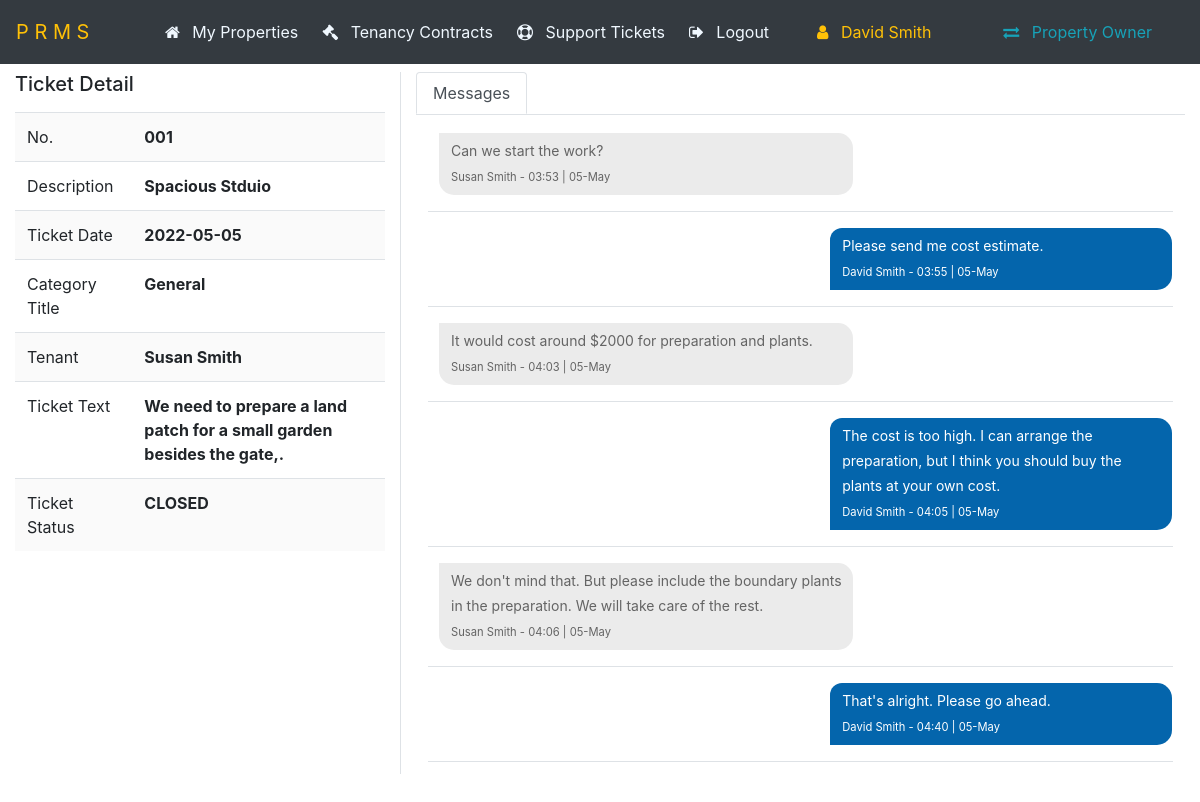
/ticket_detail.php?id=1 (signed in), run on the app's committed database.
### tables this page shows
CREATE TABLE IF NOT EXISTS `ticket` (
  `ticket_id` int(11) NOT NULL AUTO_INCREMENT,
  `tenancy_id` int(11) NOT NULL,
  `ticket_date` date NOT NULL,
  `category_id` int(11) DEFAULT NULL,
  `ticket_text` varchar(512) DEFAULT NULL,
  `ticket_status` enum('OPEN','CLOSED') DEFAULT 'OPEN',
  PRIMARY KEY (`ticket_id`),
  KEY `tenancy_id` (`tenancy_id`),
  KEY `category_id` (`category_id`),
  CONSTRAINT `ticket_ibfk_1` FOREIGN KEY (`tenancy_id`) REFERENCES `tenancy` (`tenancy_id`),
  CONSTRAINT `ticket_ibfk_2` FOREIGN KEY (`category_id`) REFERENCES `category` (`category_id`)
);

CREATE TABLE IF NOT EXISTS `property` (
  `property_id` int(11) NOT NULL AUTO_INCREMENT,
  `owner_id` int(11) DEFAULT NULL,
  `property_type_id` int(11) DEFAULT NULL,
  `property_description` varchar(50) DEFAULT NULL,
  `property_number` varchar(50) DEFAULT NULL,
  `floor_number` varchar(20) DEFAULT NULL,
  `building_name` varchar(50) DEFAULT NULL,
  `address` varchar(250) DEFAULT NULL,
  `city_id` int(11) DEFAULT NULL,
  `property_sqft` int(11) DEFAULT NULL,
  `rent_per_month` decimal(10,2) DEFAULT NULL,
  `property_status` enum('AVAILABLE','RENTED','ONHOLD') DEFAULT NULL,
  PRIMARY KEY (`property_id`),
  KEY `owner_id` (`owner_id`),
  KEY `property_type_id` (`property_type_id`),
  KEY `city_id` (`city_id`),
  CONSTRAINT `property_ibfk_1` FOREIGN KEY (`owner_id`) REFERENCES `user` (`user_id`),
  CONSTRAINT `property_ibfk_2` FOREIGN KEY (`property_type_id`) REFERENCES `property_type` (`property_type_id`),
  CONSTRAINT `property_ibfk_3` FOREIGN KEY (`city_id`) REFERENCES `city` (`city_id`)
);

CREATE TABLE IF NOT EXISTS `category` (
  `category_id` int(11) NOT NULL AUTO_INCREMENT,
  `category_title` varchar(50) NOT NULL,
  PRIMARY KEY (`category_id`)
);

CREATE TABLE IF NOT EXISTS `user` (
  `user_id` int(11) NOT NULL AUTO_INCREMENT,
  `user_name` varchar(50) DEFAULT NULL,
  `email` varchar(50) DEFAULT NULL,
  `password` varchar(50) DEFAULT NULL,
  `mobile` varchar(20) DEFAULT NULL,
  `is_active` enum('YES','NO') DEFAULT 'YES',
  PRIMARY KEY (`user_id`),
  UNIQUE KEY `email` (`email`)
);

CREATE TABLE IF NOT EXISTS `ticket_message` (
  `message_id` int(11) NOT NULL AUTO_INCREMENT,
  `ticket_id` int(11) DEFAULT NULL,
  `sender_id` int(11) DEFAULT NULL,
  `message_date` timestamp NOT NULL DEFAULT CURRENT_TIMESTAMP,
  `message_text` varchar(512) DEFAULT NULL,
  PRIMARY KEY (`message_id`),
  KEY `ticket_message_ibfk_1` (`ticket_id`),
  KEY `ticket_message_ibfk_2` (`sender_id`),
  CONSTRAINT `ticket_message_ibfk_1` FOREIGN KEY (`ticket_id`) REFERENCES `ticket` (`ticket_id`),
  CONSTRAINT `ticket_message_ibfk_2` FOREIGN KEY (`sender_id`) REFERENCES `user` (`user_id`)
);

### dbget.php (called while the page is built, shortened)
<?php
function ticket_detail($id)
{
    try {
        $sql = "SELECT
                ticket_id , tenancy.property_id , tenant_id, property_number `No.` ,
                property_description `description` ,
                ticket_date ,
                category_title,
                tenants.user_name tenant ,
                ticket_text, ticket_status
            FROM ticket
            JOIN category ON ticket.category_id = category.category_id
            JOIN tenancy ON ticket.tenancy_id = tenancy.tenancy_id
            JOIN property ON tenancy.property_id = property.property_id
            JOIN user ON property.owner_id = user.user_id
            JOIN user tenants ON tenancy.tenant_id = tenants.user_id
            WHERE ticket_id = $id";
        $result = dbselect($sql);
        $ticket['ticket'] = $result->fetch_assoc();
        $sql = "SELECT m.message_id, sender_id, DATE_FORMAT(message_date, '%H:%i | %d-%b') message_date,
                message_text, sender.user_name sender_name
            FROM ticket_message m
            JOIN user sender ON sender.user_id = m.sender_id
            WHERE ticket_id = $id
            ORDER BY m.message_date";
        $result = dbselect($sql);
        $ticket['message'] = $result;
        return $ticket;
    } catch (\Throwable $th) {
        die('Error dbget.ticket_detail: ' . $sql);
    }
}
function format_label($key)
{
    return ucwords(str_replace('_', ' ', str_replace('_id', '', $key)));
}

### db.php (called while the page is built, shortened)
<?php
    function dbselect ($sql) {
        try {
            $result = $GLOBALS['conn']->query($sql);
            return $result;
        } catch (\Throwable $th) {
            die('Error: ' . $sql);
        }
    }
?>

### ticket_detail.php (the view, shortened to what this page needs)
<?php
if (!isset($_GET['id'])) header("Location:index.php");
else $id = $_GET['id'];
?>
<?php require_once('db.php') ?>
<?php require_once('header.php') ?>
<?php require_once('dbget.php') ?>
<?php
$ticket_detail = ticket_detail($id);
$ticket = $ticket_detail['ticket'];
$messageList = $ticket_detail['message'];
?>
<div class="row justify-content-md-center mt-2">
  <div class="col-md-4">
    <h5 class="d-inline">Ticket Detail</h5>
    <div class='btn-group float-right h5 mb-3'>
      <span>&nbsp;</span>
    </div>
    <table class="table table-striped">
      <?php
      foreach ($ticket as $key => $value) {
        if (in_array($key, ['property_id', 'tenant_id'])) continue;
        if ($key == 'ticket_id') {
          echo "<input type='hidden' value='$value' id='$key'>";
        } else {
          $class = 'text-bold';
          echo "<tr><td>" . format_label($key) . "</td><th><span class='$class'>$value</span></th></tr>";
        }
      }
      ?>
    </table>
  </div>
  <div class="col-md-8 border-left">
    <nav class="nav nav-tabs nav-justified" id="myTab">
      <a class='nav-link active' data-toggle='tab' href='#messageList'>Messages</a>
    </nav>
    <div class="tab-content" style="height: 70vh; overflow-y: auto; overflow-x: hidden">
      <div class="tab-pane active" id="messageList">
        <?php
        echo "<table class=''>";
        foreach ($messageList as $message) {
          $align = 'received_msg received_withd_msg';
          if ($message['sender_id'] == $_SESSION['user_id']) $align = 'sent_msg';
          echo "<tr class='border-bottom'>";
          echo "  <td class='py-3'><div class='$align'><p>" . $message['message_text'] . "<br/><span class='small'>" . $message['sender_name'] . ' - ' . $message['message_date'] . "</span></div></td>";
          echo "</tr>";
        }
        echo "</table>";
        ?>
      </div>
    </div>
  </div>
</div>
<?php require_once('footer.php') ?>

### css/style.css (style rules this page uses)
table { width: 100%; }
td { vertical-align: top; }
.table-striped > tbody > tr:nth-child(2n+1) > td, .table-striped > tbody > tr:nth-child(2n+1) > th { background-color: #fafafa; }
.tab-content { line-height: 25px; padding: 12px; }
.table { background-color: #fff; }
.received_msg { display: inline-block; padding: 0 0 0 10px; vertical-align: top; width: 92%; }
.received_withd_msg p { background: #ebebeb none repeat scroll 0 0; border-radius: 0 15px 15px 15px; color: #646464; font-size: 14px; margin: 0; padding: 5px 10px 5px 12px; width: 100%; }
.received_withd_msg { width: 57%; }
.sent_msg p { background: #0465ac; border-radius: 12px 15px 15px 0; font-size: 14px; margin: 0; color: #fff; padding: 5px 10px 5px 12px; width: 100%; }
.sent_msg { float: right; width: 46%; }

### data on the page
ticket: property.property_number "001", property.property_description "Spacious Stduio", ticket_date "2022-05-05", category.category_title "General", user.user_name "Susan Smith", ticket_text "We need to prepare a land patch for a small garden besides the gate,.", ticket_status "CLOSED"
ticket_message: message_text "Can we start the work?", sender.user_name "Susan Smith", message_date "03:53 | 05-May"
ticket_message: message_text "Please send me cost estimate.", sender.user_name "David Smith", message_date "03:55 | 05-May"
ticket_message: message_text "It would cost around $2000 for preparation and plants.", sender.user_name "Susan Smith", message_date "04:03 | 05-May"
ticket_message: message_text "The cost is too high. I can arrange the preparation, but I think you should buy the plants at your own cost.", sender.user_name "David Smith", message_date "04:05 | 05-May"
ticket_message: message_text "We don't mind that. But please include the boundary plants in the preparation. We will take care of the rest.", sender.user_name "Susan Smith", message_date "04:06 | 05-May"
ticket_message: message_text "That's alright. Please go ahead.", sender.user_name "David Smith", message_date "04:40 | 05-May"

### other printed values
$_SESSION['user_name'] "David Smith"
$_SESSION['role'] "Property Owner"
format_label($key) "No."
format_label($key) "Description"
format_label($key) "Ticket Date"
format_label($key) "Category Title"
format_label($key) "Tenant"
format_label($key) "Ticket Text"
format_label($key) "Ticket Status"
